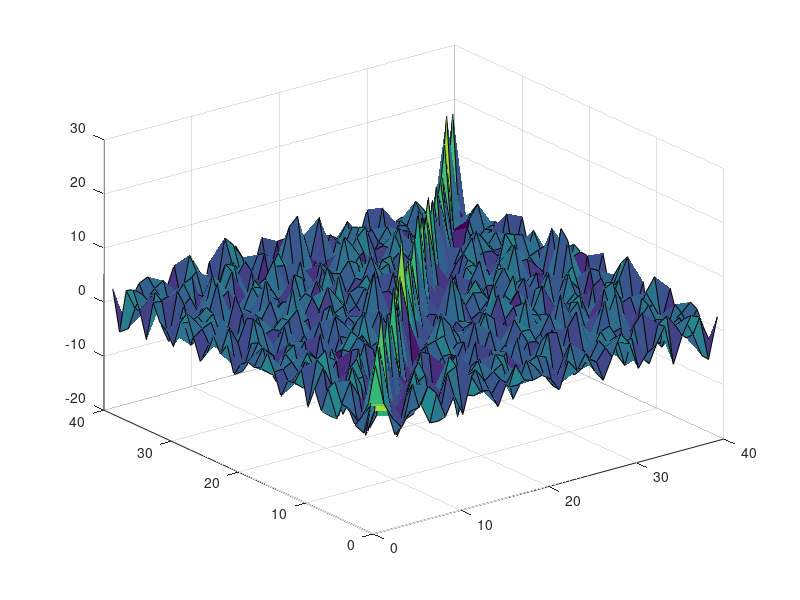

MATLAB code to generate this figure: (Note: this script raises an error after producing the figure.)
L = load('SampleLorenz');

N = 20;
Ne = randperm(1000,N);

XB = L.XB(:,Ne);

PB = cov(XB');

figure;
surf(PB)

n = 40;
r = 2
L = localization_matrix(n,r);

figure;
surf(L)

PL = L.*PB;

figure;
surf(PL)